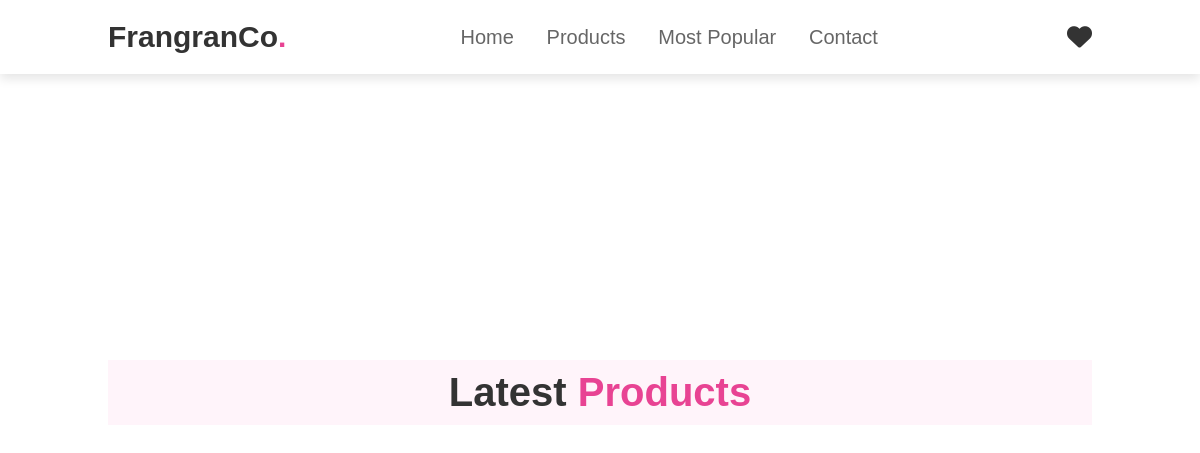
The app's page /, older data.
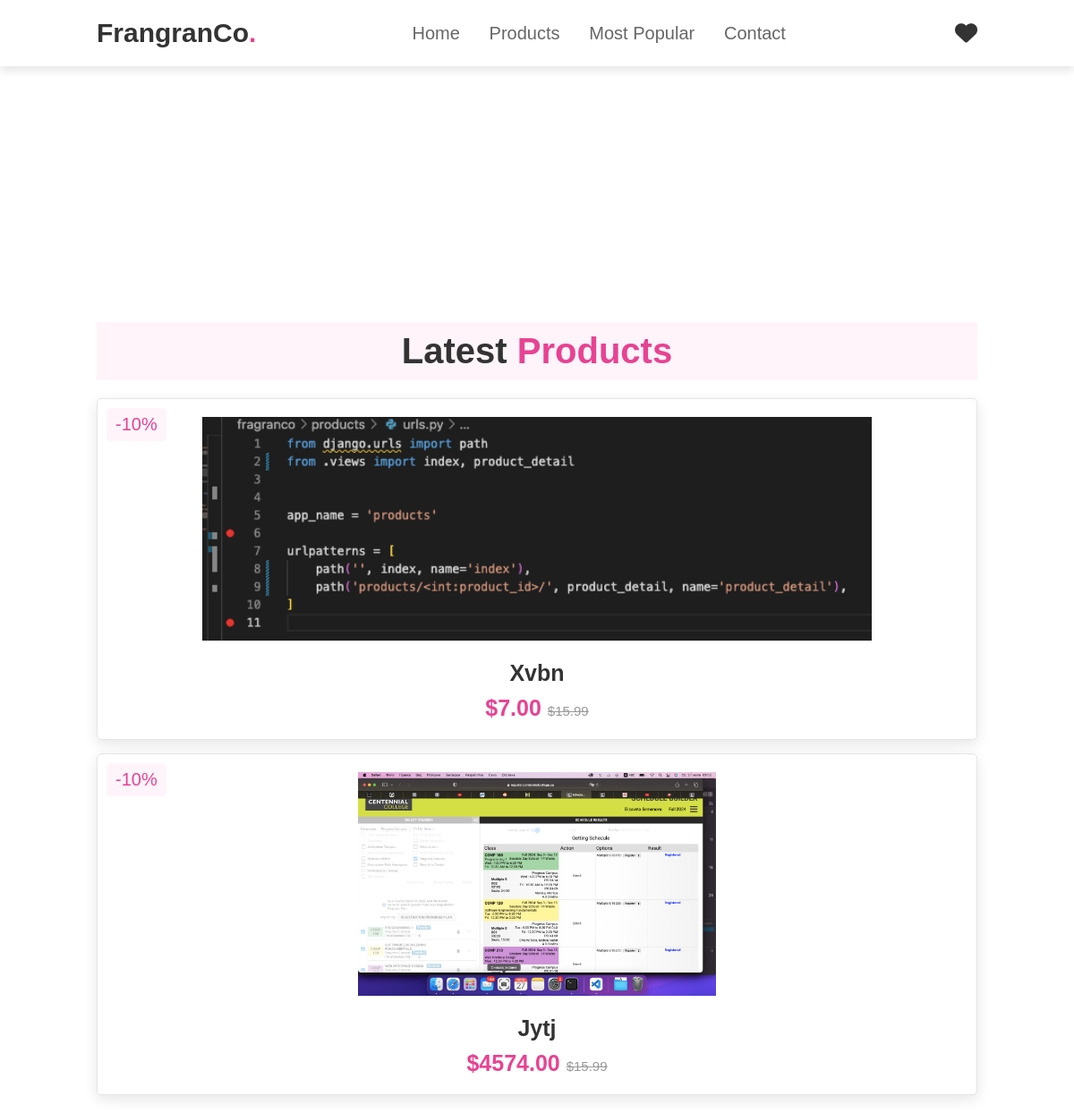
The same page, newer data.
### products/models.py (models this page shows)
class Products(models.Model):
    title = models.CharField('Product name', max_length=100)
    description = models.TextField('Product description', blank=True, null=True)
    price = models.DecimalField(max_digits=8, decimal_places=2) # let it be 10 millions
    image = models.ImageField(
        'Product image',
        upload_to='products/',
        blank=True, null=True
    )
    buyers = models.ForeignKey(
        User,
        blank=True,
        null=True,
        on_delete=models.SET_NULL,
        related_name='bought_products'
    )
    class Meta:
        verbose_name = 'Product'
        verbose_name_plural = 'Products'

### products/views.py (the view)
# urls.py: path('', index, name='index'),
def index(request):
    products = Products.objects.all()[:10]
    context = {
        'products': products,
    }
    template = 'products/products_list.html'
    return render(request, template, context)

### templates/products/products_list.html (shortened to what this page needs)
{% extends 'base.html' %}
{% block content %}
        <section class="home" id="home"></section>
        <section class="products" id="products">
            <h1 class="heading"> latest <span>products</span> </h1>
            <div class="box-container">
                {% for product in products %}
                    <div class="box">
                        <span class="discount">-10%</span>
                        <a href="{% url 'products:product_detail' product.id %}">
                            <div class="image">
                                {% load thumbnail %}
                                {% thumbnail product.image "100x100" crop="center" as im %}
                                    <img src="{{ im.url }}">
                                {% endthumbnail %}
                            </div>
                        </a>
                        <div class="content">
                            <a href="{% url 'products:product_detail' product.id %}">
                                <h3>{{ product.title }}</h3>
                            </a>
                            <div class="price"> ${{ product.price }} <span>$15.99</span> </div>
                        </div>
                    </div>
                {% endfor %}
            </div>
        </section>
        {% endblock %}

### templates/base.html (shortened to what this page needs)
<!DOCTYPE html>
<html lang="en">
    {% load static %}
    <head>
        <link rel="stylesheet" href="https://cdnjs.cloudflare.com/ajax/libs/font-awesome/6.6.0/css/all.min.css">
        <link href='https://unpkg.com/boxicons@2.1.4/css/boxicons.min.css' rel='stylesheet'>
        <link rel="stylesheet" href="{% static 'css/style.css' %}">
    </head>
    <body>
        <header>
            {% include 'includes/header.html' %}
        </header>
        <section class="home" id="home"></section>
        {% block content %}
        {% endblock %}
    </body>
</html>

### templates/includes/header.html (shortened to what this page needs)
<a href="{% url 'products:index' %}" class="logo">FrangranCo<span>.</span></a>
<nav class="navbar">
    <a href="{% url 'products:index' %}">home</a>
    <a href="{% url 'products:index' %}">products</a>
    <a href="#home">most popular</a>
    <a href="#home">contact</a>
</nav>
<div class="icons">
    <a href="#" class="fas fa-heart"></a>
</div>

### static/css/style.css (style rules this page uses)
:root { --pink:#e84393; }
* { margin: 0; padding: 0; box-sizing: border-box; font-family: "'Poppins", sans-serif; outline: none; border: none; text-decoration: none; text-transform: capitalize; transition: .2s linear; }
html { font-size: 62.5%; scroll-behavior: smooth; scroll-padding-top: 6rem; overflow-x: hidden; }
header { position: fixed; top: 0; left: 0; right: 0; background: white; padding: 2rem 9%; display: flex; align-items: center; justify-content: space-between; z-index: 1000; box-shadow: 0 .5rem 1rem rgba(0,0,0,.1); }
header .logo { font-size: 3rem; color: #333; font-weight: bolder; }
header .logo span { color: var(--pink); }
header .navbar a { font-size: 2rem; padding: 0 1.5rem; color: #666; }
header .icons a { font-size: 2.5rem; color: #333; margin-left: 1.5rem; }
section { padding: 2rem 9%; }
.home { display: flex; min-height: 20vh; align-items: center; background-size: cover; background-position: center; }
.heading { text-align: center; font-size: 4rem; color: #333; padding: 1rem; margin: 2rem 0; background: rgba(255, 51, 153, .05); }
.heading span { color: var(--pink); }
.products .box-container { display: flex; flex-wrap: wrap; gap:1.5rem; }
.products .box-container .box { flex: 1 1 30rem; box-shadow: 0 .5rem 1.5rem rgba(0,0,0,.1); border-radius: .5rem; border: .1rem solid rgba(0,0,0,.1); position: relative; }
.products .box-container .box .discount { position: absolute; top: 1rem; left: 1rem; padding: .7rem 1rem; font-size: 2rem; color: var(--pink); background: rgba(255, 51, 153, .05); z-index: 1; border-radius: .5rem; }
.products .box-container .box .image { position: relative; padding-top: 2rem; text-align: center; overflow: hidden; }
.products .box-container .box .image img { height: 25rem; }
.products .box-container .box .image .icons a { height: 5rem; line-height: 5rem; font-size: 2rem; width: 50%; background: var(--pink); color:#fff; }
.products .box-container .box .content { padding: 2rem; text-align: center; }
.products .box-container .box .content h3 { font-size: 2.5rem; color: #333; }
.products .box-container .box .content .price { font-size: 2.5rem; color: var(--pink); font-weight: bolder; padding-top: 1rem; }
.products .box-container .box .content .price span { font-size: 1.5rem; color: #999; font-weight: lighter; text-decoration: line-through; }

Row changes from the older to the newer data that the page shows:
added Products: shows a picture, title "Xvbn", price "7.00"
added Products: shows a picture, title "Jytj", price "4574.00"
